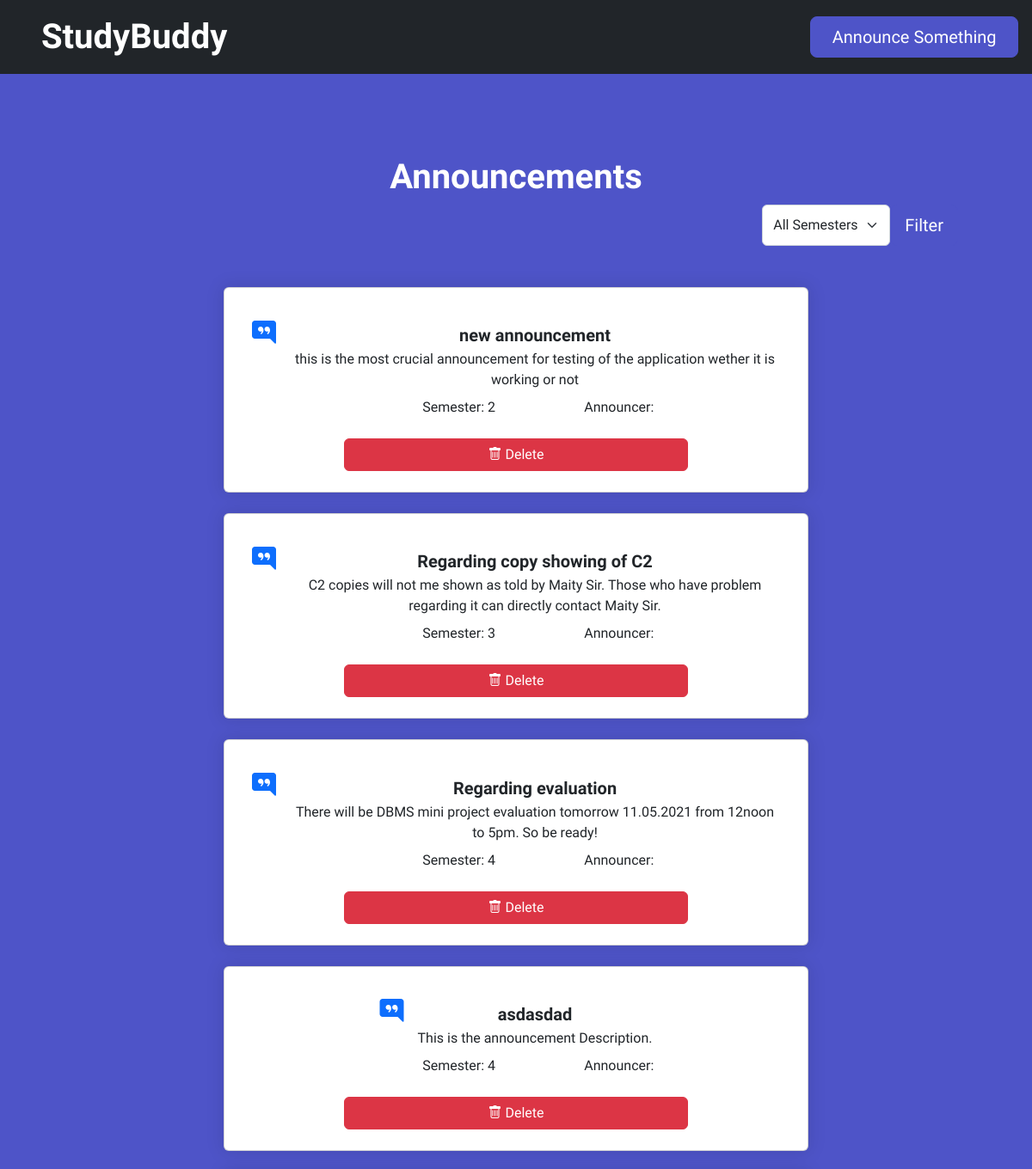
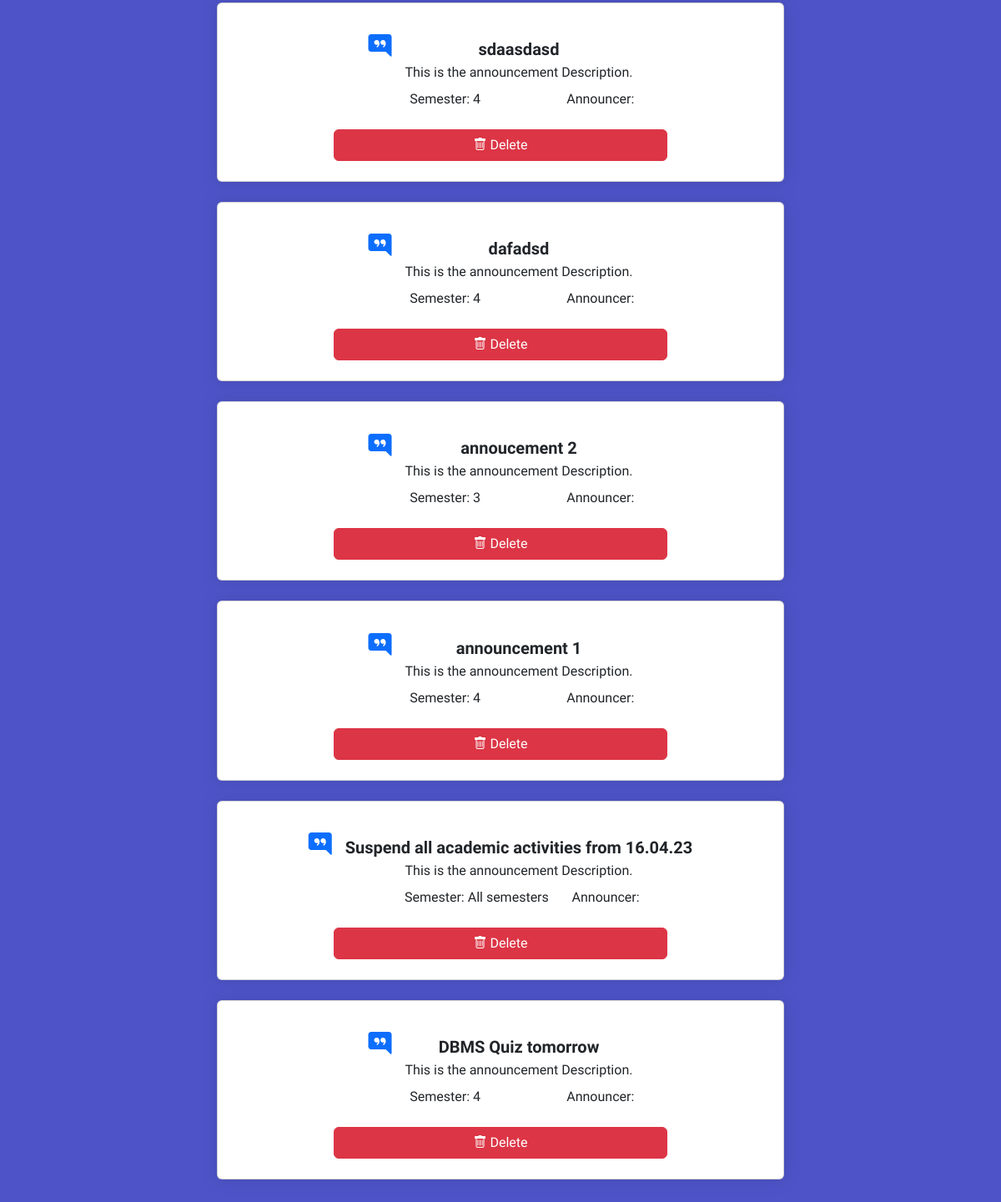
/MentorAnnounce.php, run on the app's committed database (2 pictures, top to bottom).
### tables this page shows
CREATE TABLE `announcement` (
  `Ann_no` int(11) NOT NULL,
  `Semester` int(11) NOT NULL,
  `Ann_doer` varchar(30) NOT NULL,
  `Ann_title` varchar(100) NOT NULL,
  `Desr` varchar(300) NOT NULL
);

### MentorAnnounce.php (the view, shortened to what this page needs)
<?php
    $conn=mysqli_connect('localhost','root','','studybuddy') or die("Connection failed" .mysqli_connect_error());
    $id=$_SESSION['uid'];
    $sql="SELECT * FROM Mentor WHERE Id='$id'";
    $query=mysqli_query($conn,$sql);
    $row=mysqli_fetch_array($query);
    $name=$row['Name'];
    $query="SELECT * FROM Announcement";
    $query .= " ORDER BY Ann_no DESC";
    $result=mysqli_query($conn,$query);
?>
<!DOCTYPE html>
<html lang="en">
<head>
    <link href="https://cdn.jsdelivr.net/npm/bootstrap-icons@1.4.1/font/bootstrap-icons.css" rel="stylesheet" />
        <link href="styles.css" rel="stylesheet" />
</head>
<body class="area">
<nav class="navbar navbar-expand-lg navbar-dark bg-dark">
            <div class="container px-5">
                <a class="navbar-brand" href="Prof.php" style="font-size: 40px"><b>StudyBuddy</b></a>
            </div>
            <a class="btn  btn-primary btn-lg px-4 me-sm-3 " href="AddAnnouncement.php" style="width: 300px">Announce Something</a>
        </nav>
<section class="py-5">
    <div class="container px-5 my-5 px-5">
        <div class="text-center mb-5">
            <h1 class="fw-bolder" style="color: white">Announcements</h1>
            <div>
                <div   class="d-flex flex-row justify-content-end"class="form-floating mb-3">
                    <form class="d-flex flex-row justify-content-end" method="post">
                            <select class="form-select" name="semester" id="semester">
                                <option value="">All Semesters</option>
                            </select>
                            <button class="btn btn-primary btn-lg px-3 me-sm-2" type="submit">Filter</button>
                    </form>
                </div>
            </div>
        </div>
        <div class="row gx-5 justify-content-center">
            <div class="col-lg-8">
                <?php
                if ($result->num_rows > 0) {
                    while($row=mysqli_fetch_assoc($result)){
                ?>
                <div class="card mb-4">
                    <div class="card-body p-4 " style="text-align :center">
                        <div class="d-flex" style="justify-content:center">
                            <div class="ms-0" style="margin-left:0px">
                                <div class="d-flex flex-row " style="justify-content:center">
                                    <div class="p-2"><i class="bi bi-chat-right-quote-fill text-primary fs-3" ></i></div>
                                         <div class="p-2" style="margin-top: 0.7rem "><h5 class="mb-1"><b><?php echo $row['Ann_title'];?></b><br> </h5><?php echo $row['Desr'];?></div>
                                        <br>
                                </div>
                                <?php
                                    echo '&nbsp;&nbsp;&nbsp;&nbsp;&nbsp;&nbsp;&nbsp;&nbsp;&nbsp;&nbsp;&nbsp;&nbsp;&nbsp;Semester: ';
                                    $id=$row['Semester'];
                                    if($id=='9') echo "All semesters&nbsp;&nbsp;&nbsp;&nbsp;&nbsp;&nbsp ";
                                    else echo $id.'&nbsp;&nbsp;&nbsp;&nbsp;&nbsp;&nbsp;&nbsp;&nbsp;&nbsp;&nbsp;&nbsp;&nbsp;&nbsp&nbsp;&nbsp;&nbsp;&nbsp;&nbsp;&nbsp&nbsp&nbsp;&nbsp;&nbsp;&nbsp;&nbsp;&nbsp;';
                                    echo 'Announcer: '.$name;
                                ?><br><br>
                                <div class=" " style="justify-content:center">
                                    <form method="post" class="d-inline" onsubmit="return confirm('Are you sure you want to delete this announcement?');">
                                        <button type="submit" class="btn btn-danger " style="width: 400px"><i class="bi bi-trash"></i> Delete</button>
                                    </form>
                                </div>
                            </div>
                        </div>
                    </div>
                </div>
                <?php
                    }
                }
                else{
                    echo "<tr><td colspan='3'>No announcements found.</td></tr>";
                }
                ?>
            </div>
        </div>
    </div>
</section>
        <br>
        <br>
</body>
<ul class="circles" >
            </ul>
</html>

### MentorAnnounce.php (style rules this page uses)
* { margin: 0px; padding: 0px; }
body { font-family: 'Exo', sans-serif; z-index: -2; }
.area { background: #4e54c8; background: -webkit-linear-gradient(to left, #8f94fb, #4e54c8); width: 100%; height:100%; z-index: -2; }
.circles { position: absolute; top: 0; left: 0; width: 100%; height: 100%; overflow: overflow-y; z-index: 0; }
.card { z-index: 2; }
.navbar { z-index: 2; }
.card { box-shadow: 0 0 20px 2px rgba(0,0,0,.1); transition:0.7s; }
.form-select { z-index: 2; }
.btn { z-index: 2; }

### data on the page
announcement: Ann_title "new announcement", Desr "this is the most crucial announcement for testing of the application wether it is working or not", Semester "2"
announcement: Ann_title "Regarding copy showing of C2", Desr "C2 copies will not me shown as told by Maity Sir. Those who have problem regarding it can directly contact Maity Sir.", Semester "3"
announcement: Ann_title "Regarding evaluation", Desr "There will be DBMS mini project evaluation tomorrow 11.05.2021 from 12noon to 5pm. So be ready!", Semester "4"
announcement: Ann_title "asdasdad", Desr "This is the announcement Description.", Semester "4"
announcement: Ann_title "sdaasdasd", Desr "This is the announcement Description.", Semester "4"
announcement: Ann_title "dafadsd", Desr "This is the announcement Description.", Semester "4"
announcement: Ann_title "annoucement 2", Desr "This is the announcement Description.", Semester "3"
announcement: Ann_title "announcement 1", Desr "This is the announcement Description.", Semester "4"
announcement: Ann_title "Suspend all academic activities from 16.04.23", Desr "This is the announcement Description.", Semester "All semesters"
announcement: Ann_title "DBMS Quiz tomorrow", Desr "This is the announcement Description.", Semester "4"
